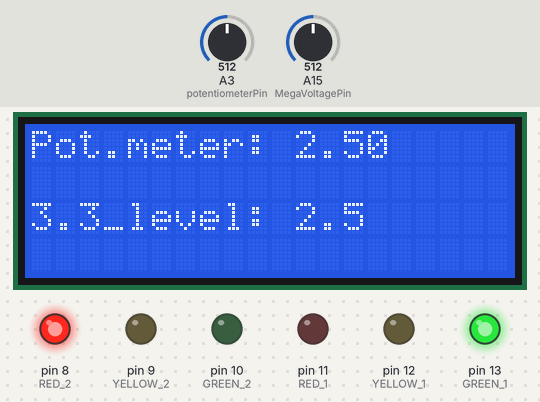
Recording of a sketch running on a simulated Arduino Mega 2560, built with avr-gcc and run on an emulated ATmega2560. Parts: 20×4 character LCD, output pins drawn as LEDs (lit = HIGH). Inputs (shaded band) come from the test bench; at power-on: A3 (potentiometerPin) = 512, A15 (MegaVoltagePin) = 512.

Above: at 1.2 s.
1.3 s: A3 (potentiometerPin) set to 716
13.5 s: A15 (MegaVoltagePin) set to 716
At 25.2 s:
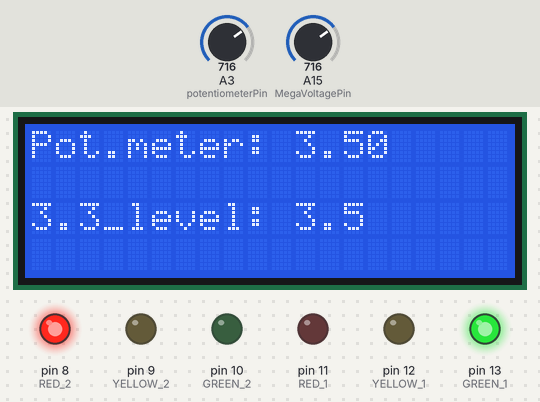
25.5 s: A3 (potentiometerPin) set to 900
At 37.1 s:
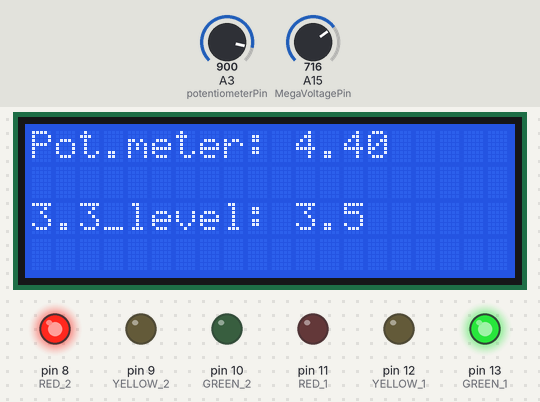
37.5 s: A15 (MegaVoltagePin) set to 900
At 48.9 s:
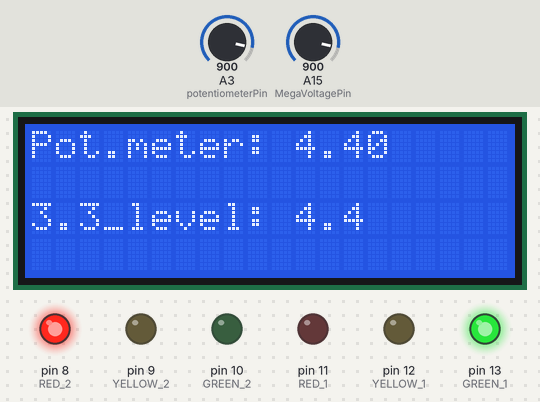
49.6 s: A3 (potentiometerPin) set to 1023
At 60.7 s:
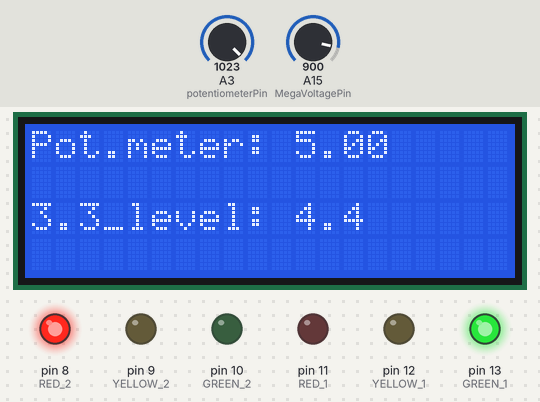
61.6 s: A15 (MegaVoltagePin) set to 1023
At 72.5 s:
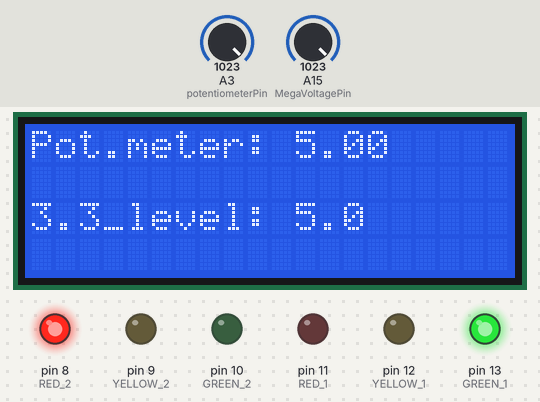
Timing chart, 0 to 74.0 s (numbered marks = the images above; inputs shaded):
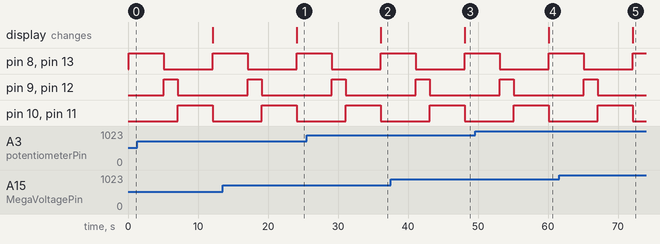

Measured:
- after the input at 13.5 s, the display: changes after 10.6 s (image 1)
- after the input at 25.5 s, the display: changes after 10.6 s (image 2)
- after the input at 37.5 s, the display: changes after 10.6 s (image 3)
- after the input at 49.6 s, the display: changes after 10.5 s (image 4)
- after the input at 61.6 s, the display: changes after 10.5 s (image 5)

The sketch:

traffic_light.ino
```cpp
#include <LiquidCrystal.h>
int GREEN_1 = 13, YELLOW_1 = 12, RED_1 = 11;
int GREEN_2 = 10, YELLOW_2 = 9, RED_2 = 8;
int DELAY_GREEN = 5000, DELAY_YELLOW = 2000, DELAY_RED = 5000;
int potentiometerPin = A3;
int MegaVoltagePin = A15;
float voltagePotentiometer;
LiquidCrystal lcd(37, 36, 35, 34, 33, 32);

void setup() {
  pinMode(GREEN_1, OUTPUT);
  pinMode(YELLOW_1, OUTPUT);
  pinMode(RED_1, OUTPUT);
  pinMode(GREEN_2, OUTPUT);
  pinMode(YELLOW_2, OUTPUT);
  pinMode(RED_2, OUTPUT);
  lcd.begin(20, 4);
  lcd.setCursor(0, 0);
  lcd.print("Hello light!!!");
}

void green_light_1() {
  digitalWrite(GREEN_1, HIGH);
  digitalWrite(YELLOW_1, LOW);
  digitalWrite(RED_1, LOW);
}

void yellow_light_1() {
  digitalWrite(GREEN_1, LOW);
  digitalWrite(YELLOW_1, HIGH);
  digitalWrite(RED_1, LOW);
}

void red_light_1() {
  digitalWrite(GREEN_1, LOW);
  digitalWrite(YELLOW_1, LOW);
  digitalWrite(RED_1, HIGH);
}

void green_light_2() {
  digitalWrite(GREEN_2, HIGH);
  digitalWrite(YELLOW_2, LOW);
  digitalWrite(RED_2, LOW);
}

void yellow_light_2() {
  digitalWrite(GREEN_2, LOW);
  digitalWrite(YELLOW_2, HIGH);
  digitalWrite(RED_2, LOW);
}

void red_light_2() {
  digitalWrite(GREEN_2, LOW);
  digitalWrite(YELLOW_2, LOW);
  digitalWrite(RED_2, HIGH);
}

void loop() {
  int sensorValue = analogRead(potentiometerPin);
  voltagePotentiometer = (sensorValue / 1023.0) * 5.0;
  lcd.clear();
  lcd.setCursor(0, 0);
  lcd.print("Pot.meter: ");
  lcd.print(voltagePotentiometer, 2);

  float voltage3_3 = analogRead(MegaVoltagePin) * (5.0 / 1023.0);
  lcd.setCursor(0, 2);
  lcd.print("3.3_level: ");
  lcd.print(voltage3_3, 1);

  green_light_1();
  red_light_2();
  delay(DELAY_GREEN);

  yellow_light_1();
  yellow_light_2();
  delay(DELAY_YELLOW);

  green_light_2();
  red_light_1();
  delay(DELAY_RED);
}
 
```
